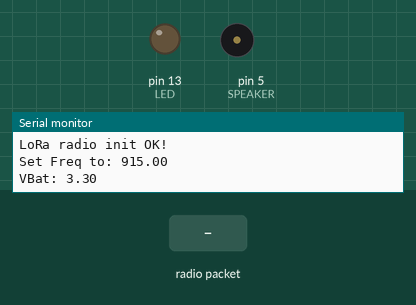
A sketch run on a simulated Arduino Nano, built with avr-gcc and run on an emulated ATmega328P. Shown: output pins drawn as LEDs (lit = HIGH), buzzer (waves = sounding), the last lines printed to the serial monitor. The inputs (shaded band) are chosen by the test bench. No radio packets arrive unless stated; pins used as bus, display or sensor lines are not drawn.

Above: at 1.3 s.
1.4 s: radio packet "1" arrives
At 1.41 s:
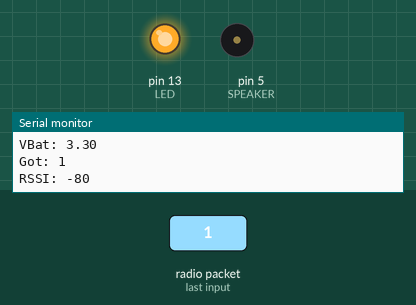
At 2.6 s:
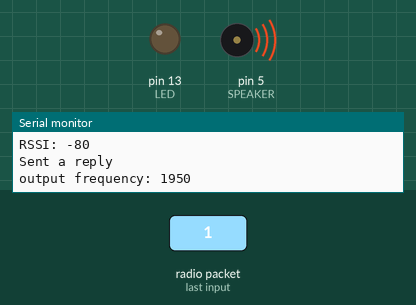
2.9 s: radio packet "0" arrives
At 2.91 s:
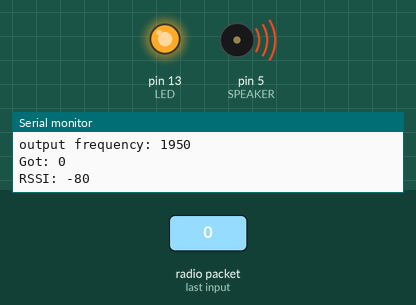
Timing chart, 0 to 5.9 s (numbered marks = the images above; inputs shaded):
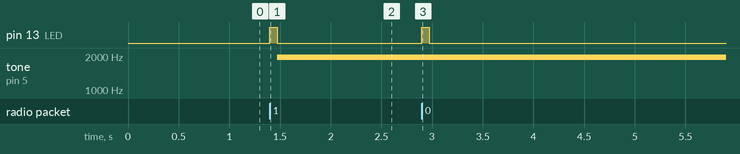

The sketch:

receiver_speaker.ino
```cpp
// Feather9x_RX
// -*- mode: C++ -*-
// Example sketch showing how to create a simple messaging client (receiver)
// with the RH_RF95 class. RH_RF95 class does not provide for addressing or
// reliability, so you should only use RH_RF95 if you do not need the higher
// level messaging abilities.
// It is designed to work with the other example Feather9x_TX

#include <SPI.h>
#include <RH_RF95.h>

/* for feather m0  */
#define RFM95_CS 8
#define RFM95_RST 4
#define RFM95_INT 3

// battery voltage checker
#define VBATPIN       A7

// Change to 434.0 or other frequency, must match RX's freq!
#define RF95_FREQ 915.0

// Singleton instance of the radio driver
RH_RF95 rf95(RFM95_CS, RFM95_INT);

// Blinky on receipt
#define LED 13

// Resonant frequency for audio feedback
#define CENTER_FREQ 2000
#define SPEAKER 5

void setup()
{
  pinMode(LED, OUTPUT);
  pinMode(RFM95_RST, OUTPUT);
  digitalWrite(RFM95_RST, HIGH);

  while (!Serial);
  Serial.begin(9600);
  delay(100);

  Serial.println("Feather LoRa RX Test!");

  // manual reset
  digitalWrite(RFM95_RST, LOW);
  delay(10);
  digitalWrite(RFM95_RST, HIGH);
  delay(10);

  while (!rf95.init()) {
    Serial.println("LoRa radio init failed");
    while (1);
  }
  Serial.println("LoRa radio init OK!");

  // Defaults after init are 434.0MHz, modulation GFSK_Rb250Fd250, +13dbM
  if (!rf95.setFrequency(RF95_FREQ)) {
    Serial.println("setFrequency failed");
    while (1);
  }
  Serial.print("Set Freq to: "); Serial.println(RF95_FREQ);

  // Defaults after init are 434.0MHz, 13dBm, Bw = 125 kHz, Cr = 4/5, Sf = 128chips/symbol, CRC on

  // The default transmitter power is 13dBm, using PA_BOOST.
  // If you are using RFM95/96/97/98 modules which uses the PA_BOOST transmitter pin, then
  // you can set transmitter powers from 5 to 23 dBm:
  rf95.setTxPower(23, false);

    // check and print battery power
  float measuredvbat = analogRead(VBATPIN);
  measuredvbat *= 2;    // we divided by 2, so multiply back
  measuredvbat *= 3.3;  // Multiply by 3.3V, our reference voltage
  measuredvbat /= 1024; // convert to voltage
  Serial.print("VBat: " ); Serial.println(measuredvbat);
}

void loop()
{
  if (rf95.available())
  {
    // Should be a message for us now
    uint8_t buf[RH_RF95_MAX_MESSAGE_LEN];
    uint8_t len = sizeof(buf);

    if (rf95.recv(buf, &len))
    {
      digitalWrite(LED, HIGH);
      RH_RF95::printBuffer("Received: ", buf, len);
      Serial.print("Got: ");
      Serial.println((char*)buf);
       Serial.print("RSSI: ");
      Serial.println(rf95.lastRssi(), DEC);
      delay(10);
      // Send a reply
      uint8_t data[] = "And hello back to you";
      rf95.send(data, sizeof(data));
      rf95.waitPacketSent();
      Serial.println("Sent a reply");
      digitalWrite(LED, LOW);
      audioFeedback(rf95.lastRssi());
    }
    else
    {
      Serial.println("Receive failed");
    }
  }
}

void audioFeedback(int rssi) {
  int scale_factor = 10;
  int center_rssi  = 75;

  int output_freq = CENTER_FREQ + (center_rssi + rssi)*scale_factor;
  Serial.print("output frequency: "); Serial.println(output_freq);
  tone(SPEAKER, output_freq);
}
```

Measured:
- after the input at 1.4 s, pin 13 (LED): LOW → HIGH at once, → LOW 0.07 s later; tone on pin 5 (SPEAKER): silent → 1950 Hz after 0.07 s
- after the input at 2.9 s, pin 13 (LED): LOW → HIGH at once, → LOW 0.07 s later
